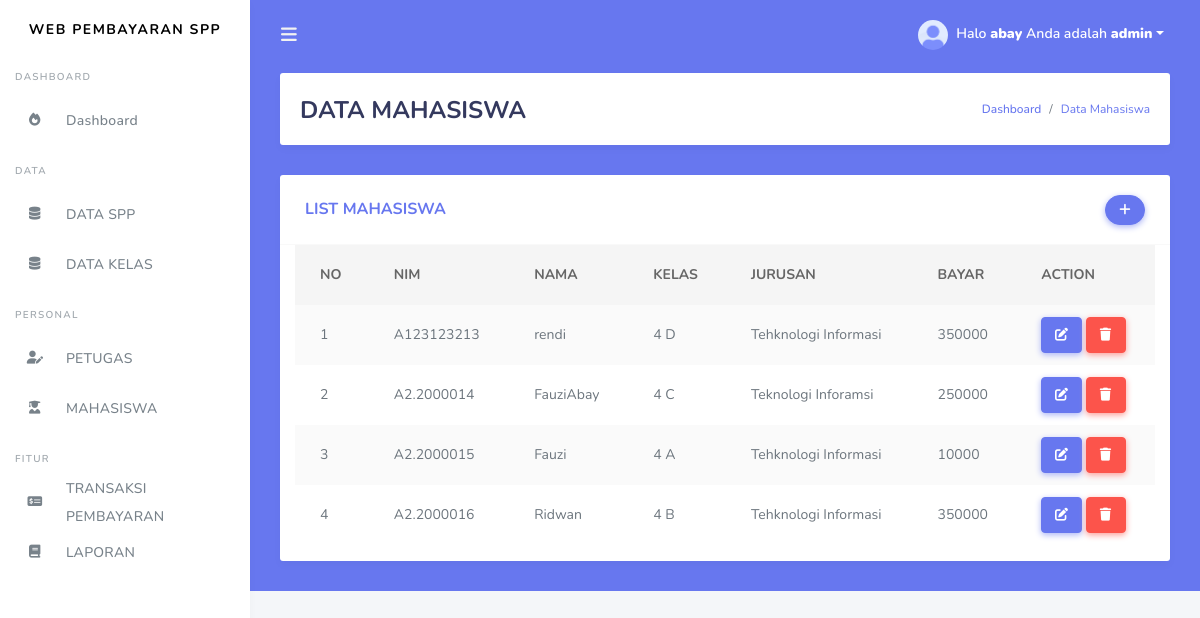
/siswa.php (signed in), run on an earlier commit of the app's database.
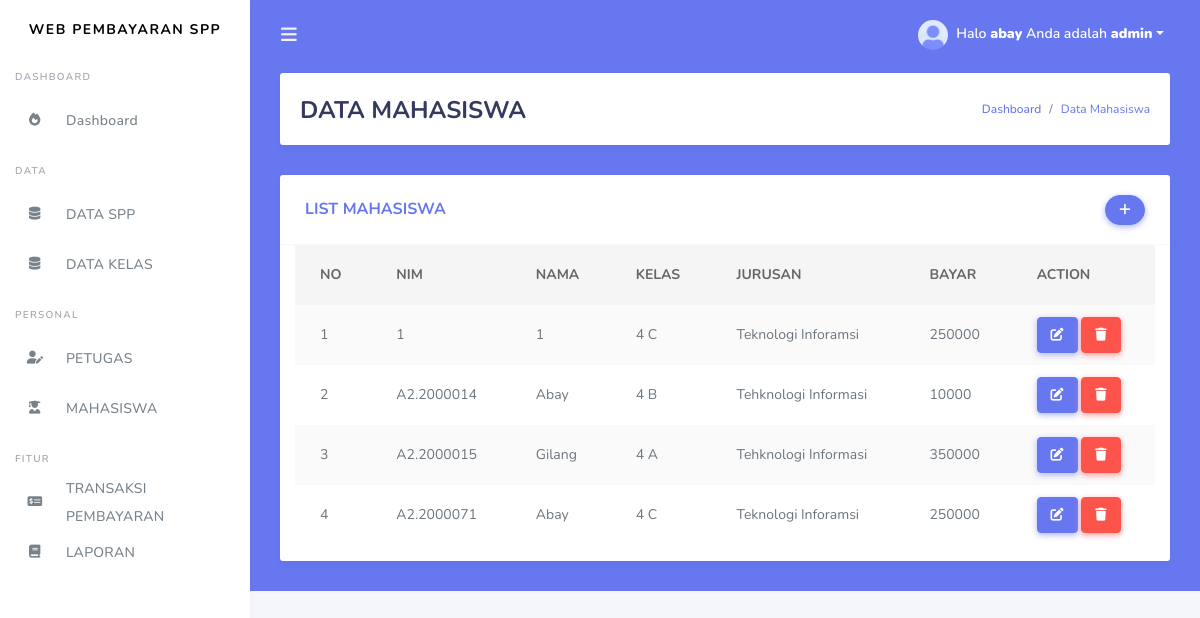
And on a later commit of the database.
### tables this page shows
CREATE TABLE `mahasiswa` (
  `nim` varchar(10) NOT NULL,
  `nama` varchar(20) NOT NULL,
  `id_kelas` int(11) NOT NULL,
  `id_spp` int(11) NOT NULL,
  `level` set('siswa') NOT NULL,
  PRIMARY KEY (`nim`)
);

CREATE TABLE `kelas` (
  `id_kelas` int(11) NOT NULL AUTO_INCREMENT,
  `nama_kelas` varchar(20) NOT NULL,
  `jurusan` varchar(50) NOT NULL,
  PRIMARY KEY (`id_kelas`)
);

CREATE TABLE `spp` (
  `id_spp` int(11) NOT NULL AUTO_INCREMENT,
  `tahun` int(11) NOT NULL,
  `nominal` int(11) NOT NULL,
  PRIMARY KEY (`id_spp`)
);

### siswa.php (the view, shortened to what this page needs)
<!DOCTYPE html>
<html>
<head>
</head>
<body>
  <?php
  include('tampilan/header.php');
  include('tampilan/sidebar.php');
  ?>
  <div class="main-content bg-primary">
    <section class="section">
      <div class="section-header">
        <h1>DATA MAHASISWA</h1>
        <div class="section-header-breadcrumb">
          <div class="breadcrumb-item active"><a href="dashboard.php">Dashboard</a></div>
          <div class="breadcrumb-item text-primary">Data Mahasiswa</div>
        </div>
      </div>
      <div class="row">
        <div class="col-md-12">
          <div class="card">
            <div class="card-header">
              <h4>LIST MAHASISWA</h4>
              <div class="card-header-form">
                <form>
                  <div class="input-group-btn">
                    <a href="tambah_siswa.php" class="btn btn-primary"><i class="fas fa-plus"></i></a>
                  </div>
                </form>
              </div>
            </div>
            <div class="card-body p-0 ">
              <div class="col-md-12">
                <div class="table-responsive ">
                  <table class="table table-striped ">
                    <thead>
                      <tr>
                        <th>NO</th>
                        <th>NIM</th>
                        <th>NAMA</th>
                        <th>KELAS</th>
                        <th>JURUSAN</th>
                        <th>BAYAR</th>
                        <th>ACTION</th>
                      </tr>
                    </thead>
                    <tbody>
                      <?php
                      $query = "SELECT * FROM mahasiswa,kelas,spp where mahasiswa.id_kelas=kelas.id_kelas AND mahasiswa.id_spp=spp.id_spp ORDER BY nim ASC";
                      $result = mysqli_query($koneksi, $query);
                      $no = 1;
                      while ($row = mysqli_fetch_assoc($result)) {
                      ?>
                        <tr>
                          <td><?php echo $no; ?></td>
                          <td><?php echo $row['nim']; ?></td>
                          <td><?php echo $row['nama']; ?></td>
                          <td><?php echo $row['nama_kelas']; ?></td>
                          <td><?php echo $row['jurusan']; ?></td>
                          <td><?php echo substr($row['nominal'], 0, 20); ?></td>
                          <td>
                            <a href="edit_siswa.php?id=<?php echo $row['nim']; ?>" class="btn btn-primary"><i class="fas fa-edit"></i></a>
                            <a href="proses_hapussiswa.php?id=<?php echo $row['nim']; ?>" class="btn btn-danger" onClick="return confirm('Anda yakin akan menghapus data ini?')"><i class="fas fa-trash"></i></a>
                          </td>
                        </tr>
                      <?php
                        $no++;
                      }
                      ?>
                    </tbody>
                  </table>
                </div>
              </div>
            </div>
          </div>
        </div>
      </div>
  </div>
  </div>
  </div>
</body>
</html>

### tampilan/header.php (shortened to what this page needs)
<!DOCTYPE html>
<html lang="en">
  <head>
  <link rel="stylesheet" href="bootstrap/bootstrap.min.css">
  <link rel="stylesheet" href="assets/fontawesome-free/css/all.css">
  <link rel="stylesheet" href="css/style.css">
  <link rel="stylesheet" href="css/components.css">
  </head>
  </html>

### tampilan/sidebar.php (shortened to what this page needs)
<?php
if ($_SESSION['level'] == "admin") {
?>
  <body>
    <div id="app">
      <div class="main-wrapper">
        <nav class="navbar navbar-expand-lg main-navbar">
          <form class="form-inline mr-auto">
            <ul class="navbar-nav mr-3">
              <li><a href="#" data-toggle="sidebar" class="nav-link nav-link-lg"><i class="fas fa-bars"></i></a></li>
            </ul>
          </form>
          <ul class="navbar-nav navbar-right">
            <li class="dropdown"><a href="#" data-toggle="dropdown" class="nav-link dropdown-toggle nav-link-lg nav-link-user">
                <img alt="image" src="img/avatar/avatar-1.png" class="rounded-circle mr-1">
                Halo <b><?php echo $_SESSION['username']; ?></b> Anda adalah <b><?php echo $_SESSION['level']; ?></b></a>
            </li>
          </ul>
        </nav>
        <div class="main-sidebar">
          <aside id="sidebar-wrapper">
            <div class="sidebar-brand">
              <a>Web Pembayaran SPP</a>
            </div>
            <ul class="sidebar-menu">
              <li class="menu-header">Dashboard</li>
              <li>
                <a href="dashboard.php" class="nav-link"><i class="fas fa-fire"></i><span>Dashboard</span></a>
              </li>
              <li class="menu-header">Data</li>
              <li><a class="nav-link" href="spp.php"><i class="fas fa-database"></i> <span>DATA SPP</span></a></li>
              <li><a class="nav-link" href="kelas.php"><i class="fas fa-database"></i> <span>DATA KELAS</span></a></li>
              <li class="menu-header">Personal</li>
              <li><a class="nav-link" href="petugas.php"><i class="fas fa-user-edit"></i> <span>PETUGAS</span></a></li>
              <li><a class="nav-link" href="siswa.php"><i class="fas fa-user-graduate"></i> <span>MAHASISWA</span></a></li>
              <li class="menu-header">Fitur</li>
              <li><a class="nav-link" href="transaksi.php"><i class="fas fa-money-check-alt"></i> <span>TRANSAKSI PEMBAYARAN</span></a></li>
              <li><a class="nav-link" href="laporan.php"><i class="fas fa-book"></i> <span>LAPORAN</span></a></li>
          </aside>
        </div>
      <?php
    } else if ($_SESSION['level'] == "petugas") {
      ?>
        <body>
          <div id="app">
            <div class="main-wrapper">
              <div class="navbar-bg"></div>
              <nav class="navbar navbar-expand-lg main-navbar">
                <form class="form-inline mr-auto">
                  <ul class="navbar-nav mr-3">
                    <li><a href="#" data-toggle="sidebar" class="nav-link nav-link-lg"><i class="fas fa-bars"></i></a></li>
                  </ul>
                </form>
                <ul class="navbar-nav navbar-right">
                  <li class="dropdown"><a href="#" data-toggle="dropdown" class="nav-link dropdown-toggle nav-link-lg nav-link-user">
                      <img alt="image" src="img/avatar/avatar-1.png" class="rounded-circle mr-1">
                      Halo <b><?php echo $_SESSION['username']; ?></b> Anda adalah <b><?php echo $_SESSION['level']; ?></b></a>
                    <div class="dropdown-menu dropdown-menu-right">
                      <div class="dropdown-divider"></div>
                      <a href="logout.php" class="dropdown-item has-icon text-danger">
                        <i class="fas fa-sign-out-alt"></i> Logout
                      </a>
                    </div>
                  </li>
                </ul>
              </nav>
              <div class="main-sidebar">
                <aside id="sidebar-wrapper">
                  <div class="sidebar-brand">
                    <a>Web pembayaran SPP</a>
                  </div>
                  <div class="sidebar-brand sidebar-brand-sm">
                    <a>MN</a>
                  </div>
                  <ul class="sidebar-menu">
                    <ul class="sidebar-menu">
                      <li class="menu-header">Dashboard</li>
                      <li>
                        <a href="dashboard.php" class="nav-link"><i class="fas fa-fire"></i><span>Dashboard</span></a>
                      </li>
                      <li class="menu-header">Fitur</li>
                      <li><a class="nav-link" href="transaksi.php"><i class="fas fa-money-check-alt"></i> <span>TRANSAKSI PEMBAYARAN</span></a></li>
                      <li><a class="nav-link" href="laporan.php"><i class="fas fa-book"></i> <span>LAPORAN</span></a></li>
                </aside>
              </div>
            <?php
          } else if ($_SESSION['level1'] == "siswa") {
            ?>
              <body>
                <div id="app">
                  <div class="main-wrapper">
                    <div class="navbar-bg"></div>
                    <nav class="navbar navbar-expand-lg main-navbar">
                      <form class="form-inline mr-auto">
                        <ul class="navbar-nav mr-3">
                          <li><a href="#" data-toggle="sidebar" class="nav-link nav-link-lg"><i class="fas fa-bars"></i></a></li>
                        </ul>
                      </form>
                      <ul class="navbar-nav navbar-right">
                        <li class="dropdown"><a href="#" data-toggle="dropdown" class="nav-link dropdown-toggle nav-link-lg nav-link-user">
                            <img alt="image" src="img/avatar/avatar-1.png" class="rounded-circle mr-1">
                            Halo <b><?php echo $_SESSION['username']; ?></b> Anda adalah <b><?php echo $_SESSION['level']; ?></b></a>
                          <div class="dropdown-menu dropdown-menu-right">
                            <div class="dropdown-divider"></div>
                            <a href="logout.php" class="dropdown-item has-icon text-danger">
                              <i class="fas fa-sign-out-alt"></i> Logout
                            </a>
                          </div>
                        </li>
                      </ul>
                    </nav>
                    <div class="main-sidebar">
                      <aside id="sidebar-wrapper">
                        <div class="sidebar-brand">
                          <a>Web Pembayaran SPP</a>
                        </div>
                        <div class="sidebar-brand sidebar-brand-sm">
                          <a>MN</a>
                        </div>
                        <ul class="sidebar-menu">
                          <ul class="sidebar-menu">
                            <li class="menu-header">Fitur</li>
                            <li><a class="nav-link" href="history.php"><i class="fas fa-fire"></i> <span>HISTORY PEMBAYARAN</span></a></li>
                      </aside>
                    </div>
                  <?php
                } else {
                  header("location:index.php?pesan=gagal");
                }

What changed in the data, as far as the page shows it:
removed mahasiswa: nim "A123123213", nama "rendi", id_kelas.nama_kelas "4 D", id_kelas.jurusan "Tehknologi Informasi", id_spp.nominal "350000"
removed mahasiswa: nim "A2.2000016", nama "Ridwan", id_kelas.nama_kelas "4 B", id_kelas.jurusan "Tehknologi Informasi", id_spp.nominal "350000"
added mahasiswa: nim "1", nama "1", id_kelas.nama_kelas "4 C", id_kelas.jurusan "Teknologi Inforamsi", id_spp.nominal "250000"
changed mahasiswa "A2.2000014": nama "FauziAbay" → "Abay"; id_kelas.nama_kelas "4 C" → "4 B"; id_kelas.jurusan "Teknologi Inforamsi" → "Tehknologi Informasi"; id_spp.nominal "250000" → "10000"
changed mahasiswa "A2.2000015": nama "Fauzi" → "Gilang"; id_spp.nominal "10000" → "350000"
added mahasiswa: nim "A2.2000071", nama "Abay", id_kelas.nama_kelas "4 C", id_kelas.jurusan "Teknologi Inforamsi", id_spp.nominal "250000"
